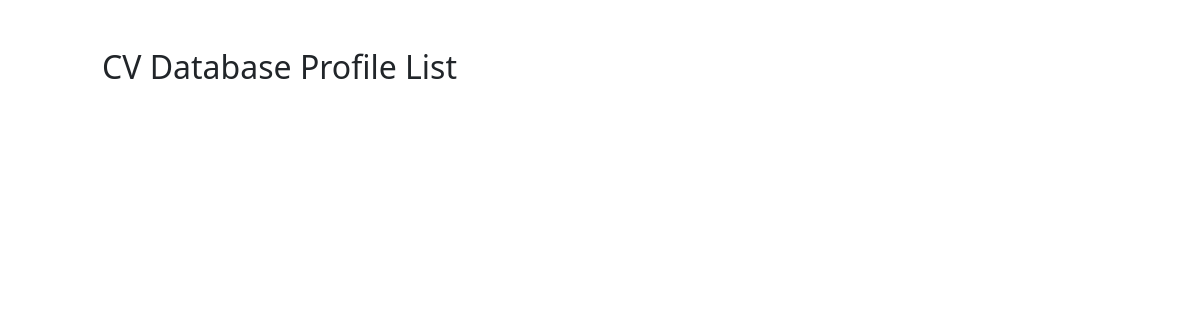
The page /list/ on the database as committed earlier.
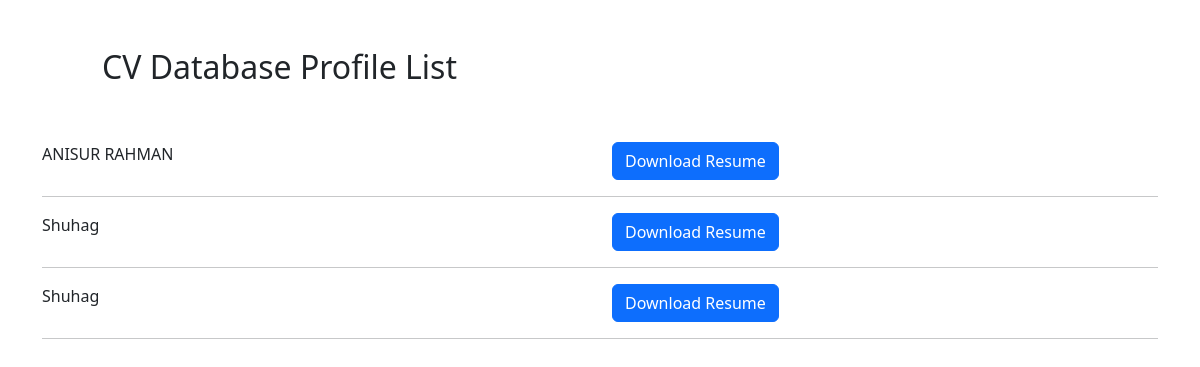
The same page on the database as committed later.
### pdf/models.py (models this page shows, shortened)
class Profile(models.Model):
    name = models.CharField(max_length=200)
    email = models.CharField(max_length=200)
    phone = models.CharField(max_length=200)
    summary = models.TextField(max_length=2000)
    degree = models.CharField(max_length=200)
    school = models.CharField(max_length=200)
    university = models.CharField(max_length=200)
    previous_work = models.TextField(max_length=1000)
    skills = models.TextField(max_length=1000)

### pdf/views.py (the view)
# urls.py: path('list/', views.list, name='list'),
def list(request):
    profiles = Profile.objects.all()
    return render(request, 'pdf/list.html', {'profiles': profiles})

### pdf/templates/pdf/list.html (shortened to what this page needs)
<!DOCTYPE html>
<html lang="en">
<head>
    <link href="https://cdn.jsdelivr.net/npm/bootstrap@5.3.3/dist/css/bootstrap.min.css" rel="stylesheet">
</head>
<body>
    <div class="container">
        <div class="row m-5">
            <div class="col-md-12">
                <h2>CV Database Profile List</h2>
            </div>
        </div>
        {% for profile in profiles %}
        <div class="row">
            <div class="col-md-6">
                {{ profile.name }}
            </div>
            <div class="col-md-6">
                <a href="/{{ profile.id }}" class="btn btn-primary">Download Resume</a>
            </div>
        </div>
        <hr>
        {% endfor %}
    </div>
</body>
</html>

Rows that differ between the two databases and show on the page:
added Profile: name "ANISUR RAHMAN"
added Profile: name "Shuhag"
added Profile: name "Shuhag"
